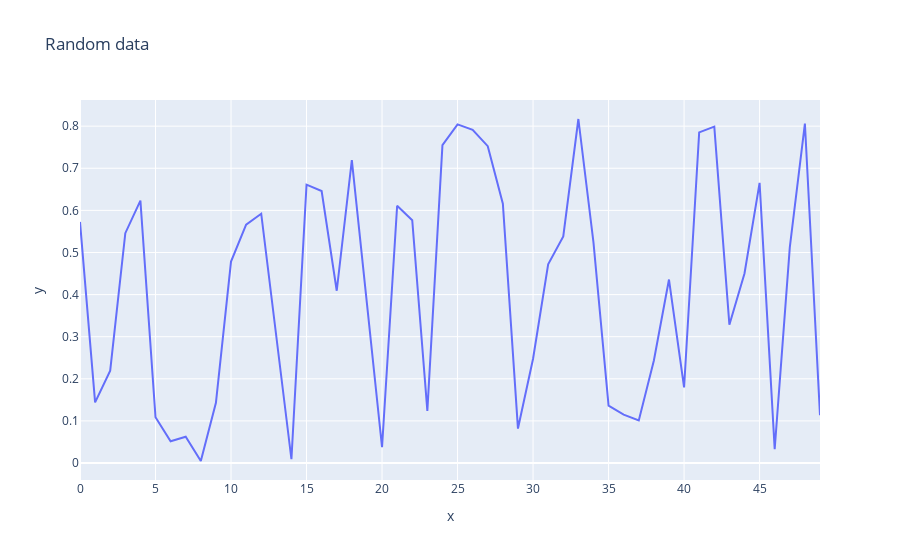

Notebook code for this chart:
### Code cell
x = np.arange(50)
y = np.sin(np.random.rand(50))
px.line(x=x, y=y, title='Random data')

### Figure 1 — Plotly figure (JSON) as saved in the notebook; plotly's stock layout.template omitted (floating-point values rounded to 4 significant figures)
{"data": [{"hovertemplate": "x=%{x}<br>y=%{y}<extra></extra>", "legendgroup": "", "line": {"color": "#636efa", "dash": "solid"}, "marker": {"symbol": "circle"}, "mode": "lines", "name": "", "orientation": "v", "showlegend": false, "type": "scatter", "x": [0, 1, 2, 3, 4, 5, 6, 7, 8, 9, 10, 11, 12, 13, 14, 15, 16, 17, 18, 19, 20, 21, 22, 23, 24, 25, 26, 27, 28, 29, 30, 31, 32, 33, 34, 35, 36, 37, 38, 39, 40, 41, 42, 43, 44, 45, 46, 47, 48, 49], "xaxis": "x", "y": [0.5726, 0.1439, 0.2193, 0.5459, 0.6231, 0.1088, 0.05177, 0.06236, 0.004853, 0.143, 0.4785, 0.5659, 0.592, 0.3029, 0.009006, 0.661, 0.6459, 0.4091, 0.7192, 0.3784, 0.03749, 0.6111, 0.5766, 0.1239, 0.7547, 0.8041, 0.7913, 0.7525, 0.6157, 0.08186, 0.2477, 0.4717, 0.5383, 0.817, 0.524, 0.1364, 0.115, 0.1012, 0.2436, 0.4358, 0.1795, 0.7852, 0.7988, 0.3285, 0.4502, 0.6653, 0.03314, 0.512, 0.8061, 0.1135], "yaxis": "y"}], "layout": {"legend": {"tracegroupgap": 0}, "title": {"text": "Random data"}, "xaxis": {"anchor": "y", "domain": [0, 1], "title": {"text": "x"}}, "yaxis": {"anchor": "x", "domain": [0, 1], "title": {"text": "y"}}}}
